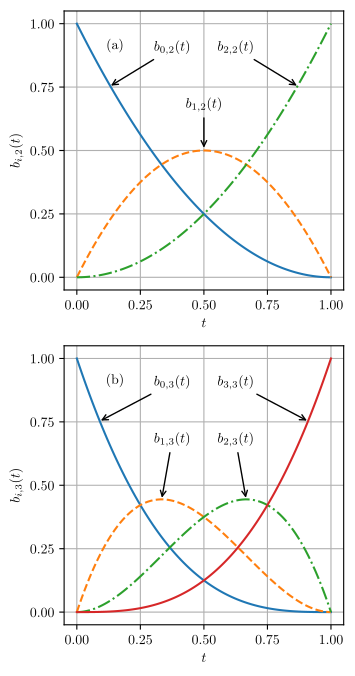

Source code (Python):
import numpy as np
import matplotlib.pyplot as plt
from matplotlib import rc
from matplotlib.ticker import AutoMinorLocator, MultipleLocator

LATEX = 1
SERIALIZE = 1

if LATEX:
  rc('font', **{'family': 'serif', 'serif': ['Computer Modern Roman']})
  rc('text', usetex=True)

nts = 101 # number of time steps, include t0 as a step
t = np.linspace(0, 1, nts)  # parameterization

b02 = (1 - t)**2
b12 = 2 * t * (1 - t)
b22 = t**2

b03 = (1 - t)**3 
b13 = 3 * t * (1 - t)**2
b23 = 3 * t**2 * (1 - t)
b33 = t**3

fig = plt.figure(figsize=(4, 8))  # x in inches wide, y inches tall
ax = fig.add_subplot(2, 1, 1, aspect=1)
ax2 = fig.add_subplot(2, 1, 2, aspect=1)

# quadratic
ax.plot(t, b02, linestyle='solid')
ax.plot(t, b12, linestyle='dashed')
ax.plot(t, b22, linestyle='dashdot')

ap = dict(arrowstyle='->')  # arrow properties
ax.annotate(r'$b_{0,2}(t)$', xy=(0.125, 0.75), xytext=(0.375, 0.875), arrowprops=ap, 
  ha='center', va='bottom')
ax.annotate(r'$b_{1,2}(t)$', xy=(0.5, 0.5), xytext=(0.5, 0.65), arrowprops=ap, 
  ha='center', va='bottom')
ax.annotate(r'$b_{2,2}(t)$', xy=(0.875, 0.75), xytext=(0.625, 0.875), arrowprops=ap, 
  ha='center', va='bottom')

ax.xaxis.set_major_locator(MultipleLocator(0.25))
ax.yaxis.set_major_locator(MultipleLocator(0.25))
ax.set_xlabel(r'$t$')
ax.set_ylabel(r'$b_{i,2}(t)$')
lax, lay = 0.15, 0.90
ax.text(lax, lay, '(a)', backgroundcolor='white', ha='center', va='baseline')
ax.grid()
# ax.legend()

# cubic
ax2.plot(t, b03, linestyle='solid')
ax2.plot(t, b13, linestyle='dashed')
ax2.plot(t, b23, linestyle='dashdot')
ax2.plot(t, b33, linestyle='solid')

ax2.annotate(r'$b_{0,3}(t)$', xy=(0.085, 0.75), xytext=(0.375, 0.875), arrowprops=ap, 
  ha='center', va='bottom')
ax2.annotate(r'$b_{1,3}(t)$', xy=(0.333, 0.44), xytext=(0.375, 0.65), arrowprops=ap, 
  ha='center', va='bottom')
ax2.annotate(r'$b_{2,3}(t)$', xy=(0.667, 0.44), xytext=(0.625, 0.65), arrowprops=ap, 
  ha='center', va='bottom')
ax2.annotate(r'$b_{3,3}(t)$', xy=(0.915, 0.75), xytext=(0.625, 0.875), arrowprops=ap, 
  ha='center', va='bottom')

ax2.xaxis.set_major_locator(MultipleLocator(0.25))
ax2.yaxis.set_major_locator(MultipleLocator(0.25))
ax2.set_xlabel(r'$t$')
ax2.set_ylabel(r'$b_{i,3}(t)$')
ax2.text(lax, lay, '(b)', backgroundcolor='white', ha='center', va='baseline')
ax2.grid()

plt.show()

if SERIALIZE:
  fig.savefig("bernstein.pdf", bbox_inches="tight")
